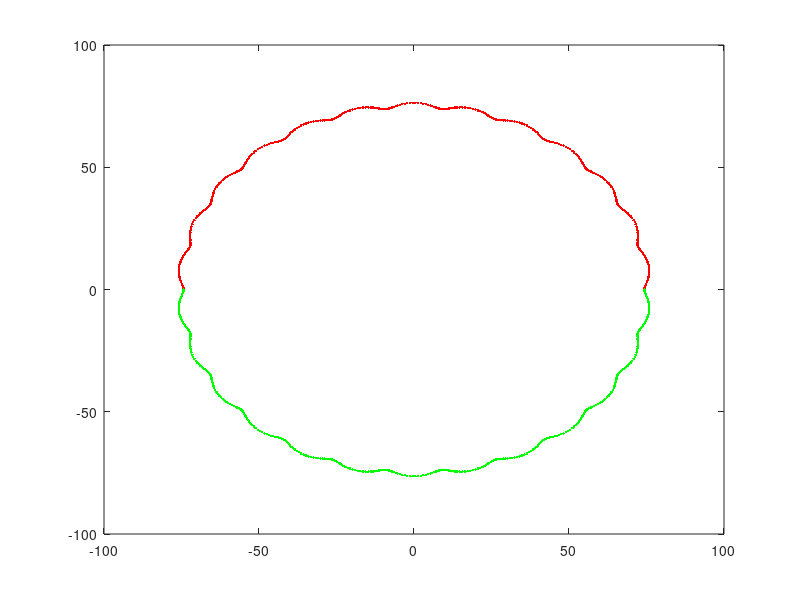

The MATLAB source for this figure:

% For Transmission Ratio
n = 26; %Number of Lobes
N = 27; %Number of Pins (Rollers)
% N = n + 1 is the condition
TR = (n/(N - n)); %Transmission Ratio
R = 80; %Rotor Radius
% Housing Circle Circumference
HCC = 2 * R * pi ();
Rr = (HCC/ (4 * N)); %Roller Radius
E = 1; %Shaft Eccentricity
for t = linspace (-180, 0, 360)
 X = (R*cosd(t))-(Rr*cosd(t+deg2rad(atan(sind((1-N)*t)/((R/(E*N))-cosd((1-N)*t))))))-(E*cosd(N*t));
% plot(X, Y, 'r*');
% hold on;
 Y = (-R*sind(t))+(Rr*sind(t+deg2rad(atan(sind((1-N)*t)/((R/(E*N))-cosd((1-N)*t))))))+(E*sind(N*t));
 plot(X, Y, 'r.');
 hold on;
end
for t = linspace (0, 180, 360)
 X = (R*cosd(t))-(Rr*cosd(t+deg2rad(atan(sind((1-N)*t)/((R/(E*N))-cosd((1-N)*t))))))-(E*cosd(N*t));
% plot(X, Y, 'b*');
% hold on;
 Y = (-R*sind(t))+(Rr*sind(t+deg2rad(atan(sind((1-N)*t)/((R/(E*N))-cosd((1-N)*t))))))+(E*sind(N*t));
 plot(X, Y, 'g.');
 hold on;
end